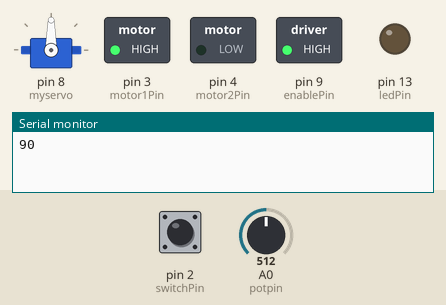
The sketch below on a simulated Arduino Uno, built with avr-gcc and run on an emulated ATmega328P. Parts: servo, switched loads named in the sketch (green lamp = pin HIGH), output pins drawn as LEDs (lit = HIGH), the last lines printed to the serial monitor. The inputs (shaded band) are chosen by the test bench; at power-on: A0 (potpin) = 512, pin 2 (switchPin) LOW.

Above: at 1.2 s.
1.3 s: A0 (potpin) set to 716
At 2.5 s:
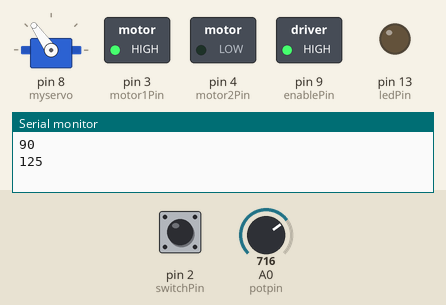
2.8 s: pin 2 (switchPin) pulled HIGH for 0.15 s
At 2.88 s:
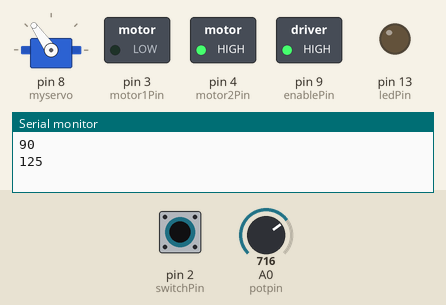
4.4 s: A0 (potpin) set to 900
At 4.8 s:
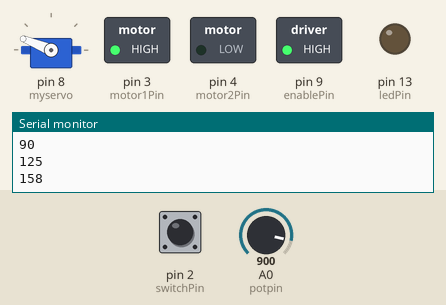
5.9 s: pin 2 (switchPin) pulled HIGH for 1 s
At 6.3 s:
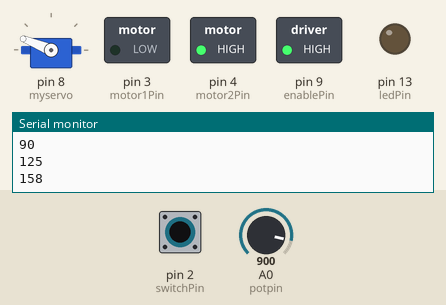
8.4 s: A0 (potpin) set to 1023
At 9.4 s:
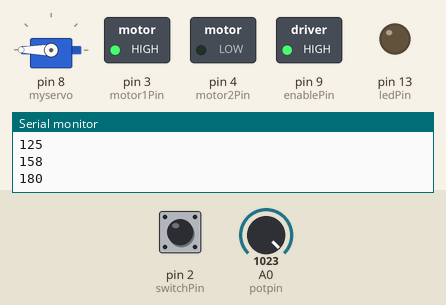
9.9 s: pin 2 (switchPin) pulled HIGH for 0.15 s
At 9.98 s:
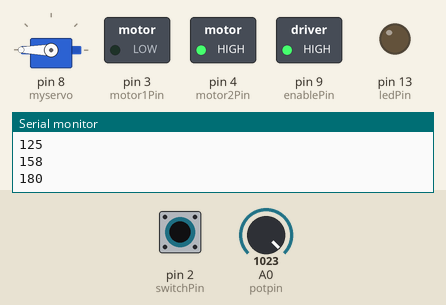
Timing chart, 0 to 12.5 s (numbered marks = the images above; inputs shaded):
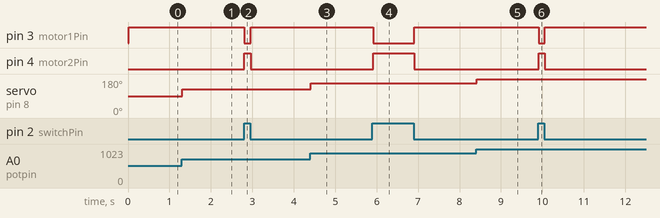

The sketch:

servo_with_motors.ino
```cpp
#include <Servo.h>

Servo myservo;
int potpin=0;
int val;
int eksodos;
int switchPin = 2;    // switch input
int motor1Pin = 3;    // H-bridge leg 1 (pin 2, 1A)
int motor2Pin = 4;    // H-bridge leg 2 (pin 7, 2A)
int enablePin = 9;    // H-bridge enable pin
int ledPin = 13;

void setup()
{
  Serial.begin(9600);
  myservo.attach(8);
  pinMode(motor1Pin, OUTPUT);
    pinMode(motor2Pin, OUTPUT);
    pinMode(enablePin, OUTPUT);
    pinMode(ledPin, OUTPUT);
     // set enablePin high so that motor can turn on:
    digitalWrite(enablePin, HIGH);


}

void loop()
{
  val = eksodos;
  val= analogRead(potpin);
  val = map(val,0,1023,0,180);

  if (val != eksodos){
    Serial.println(val);
    eksodos = val ;
  }
  myservo.write(val);
  delay(15);
  if (digitalRead(switchPin) == HIGH) {
      digitalWrite(motor1Pin, LOW);   // set leg 1 of the H-bridge low
      digitalWrite(motor2Pin, HIGH);  // set leg 2 of the H-bridge high
    }
    // if the switch is low, motor will turn in the other direction:
    else {
      digitalWrite(motor1Pin, HIGH);  // set leg 1 of the H-bridge high
      digitalWrite(motor2Pin, LOW);   // set leg 2 of the H-bridge low
    }
}
```

Measured:
- after the input at 1.3 s, servo on pin 8 (myservo): 90° → 125° at once
- after the input at 2.8 s, pin 3 (motor1Pin): HIGH → LOW at once, → HIGH 0.15 s later; pin 4 (motor2Pin): LOW → HIGH at once, → LOW 0.15 s later
- after the input at 4.4 s, servo on pin 8 (myservo): 125° → 158° at once
- after the input at 5.9 s, pin 3 (motor1Pin): HIGH → LOW at once, → HIGH 0.99 s later; pin 4 (motor2Pin): LOW → HIGH at once, → LOW 0.99 s later
- after the input at 8.4 s, servo on pin 8 (myservo): 158° → 180° at once
- after the input at 9.9 s, pin 3 (motor1Pin): HIGH → LOW at once, → HIGH 0.15 s later; pin 4 (motor2Pin): LOW → HIGH at once, → LOW 0.15 s later
